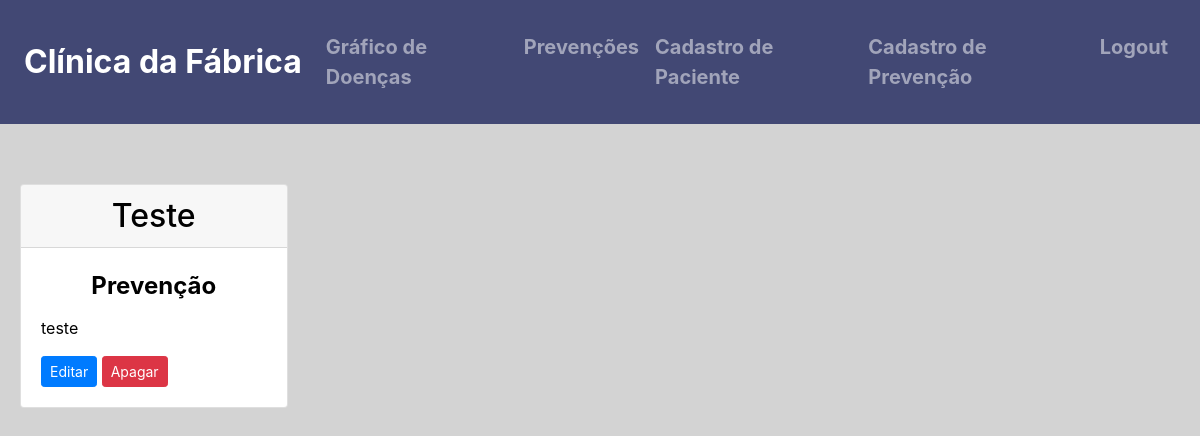
The page /tratamento on the database as committed earlier.
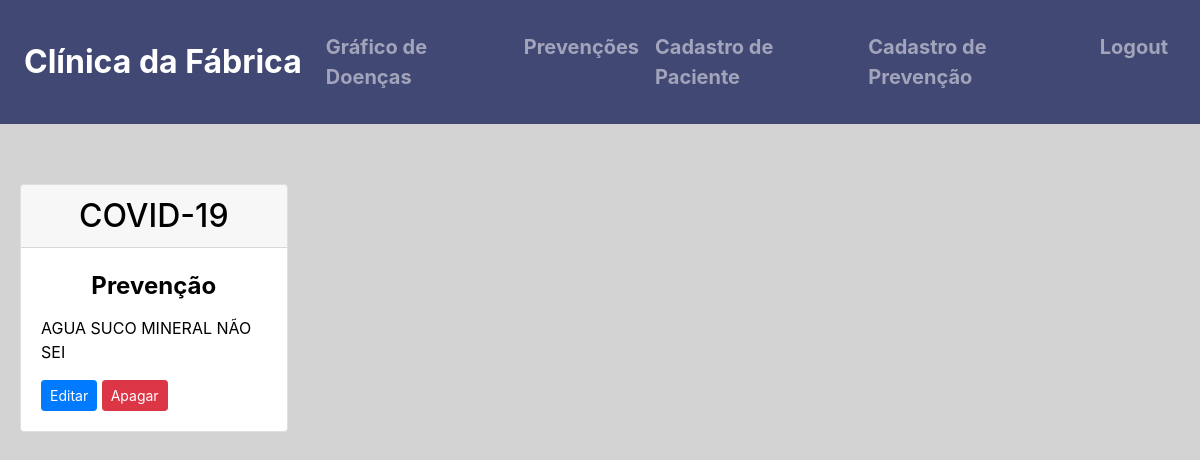
The same page on the database as committed later.
### base/models.py (models this page shows, shortened)
class Prevencao(models.Model):
    virus = models.CharField(max_length=50, verbose_name="Nome da Doença")
    prevenir = models.TextField(verbose_name="Forma de Prevenção")

### base/views.py (the view)
# urls.py: path('tratamento', views.tratamento, name="base-tratamento"),
def tratamento(request):
    context = {
        'Prevencao': Prevencao.objects.all(),
    }
    return render(request, 'base/tratamento.html', context)

### base/templates/base/tratamento.html
{% extends 'base/modelo.html' %}
{%block content %}
<div class="row">
    {% for Prevencao in Prevencao %}
    <div class="carddoenca col-lg-3 col-md-6">
        <div class="card">
            <h2 class="card-header">{{ Prevencao.virus }}</h5>
            <div class="card-body">
              <h5 class="card-title"> Prevenção</h5>
              <p class="card-text">{{ Prevencao.prevenir }}</p>
              <a href="{% url 'base-editarp' Prevencao.id %}" class="btn btn-primary btn-sm">Editar</a>
              <a href="{% url 'base-apagarp' Prevencao.id %}" class="btn btn-danger btn-sm">Apagar</a>
            </div>
          </div>
    </div>
    {% endfor %}
</div>
{% endblock content %}

Rows that differ between the two databases and show on the page:
removed Prevencao: virus "Teste", prevenir "teste"
added Prevencao: virus "COVID-19", prevenir "AGUA SUCO MINERAL NÃO SEI"
